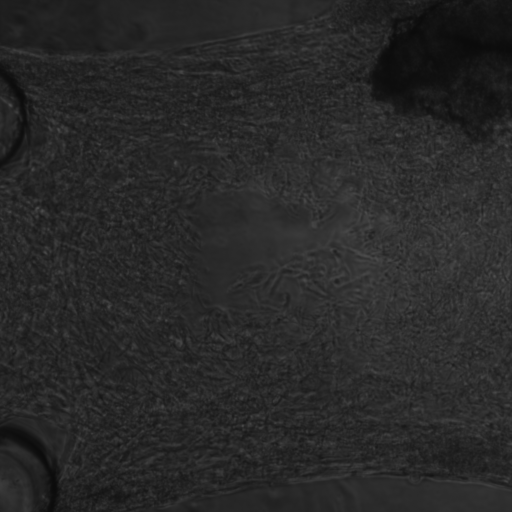
#> input picture tests/files/test_NikonEclipse_Evolve512_10X/ph1_images/0001.TIF, 512 x 512 px; its folder holds only this picture in this run
$ python -i segmentation.py   (imports and definitions only)
#> lines starting #> are read from the running program, lines starting #| are printed output that depends on the picture; after the words box and inside, x2 and y2 are one past the last pixel; in counts of white or black regions, pixels touching at a corner belong together
### src/woundcompute/compute_values.py
import cv2
import math
import numpy as np
from scipy.spatial import distance
from skimage.transform import rotate
from scipy import ndimage
from typing import List, Tuple, Union
from woundcompute import segmentation as seg


# [228 lines left out: functions compute_distance, compute_unit_vector, compute_distance_multi_point, box_to_unit_vec, box_to_center_points, insert_borders and 9 more, not called in this run]


def invert_rot_mat(rot_mat: np.ndarray) -> np.ndarray:
    inv_rot_mat = rot_mat.transpose()
    return inv_rot_mat


# [58 lines left out: functions get_tissue_width, get_tissue_width_zoom, not called in this run]


# [42 lines of commented-out code are left out]


def compute_dist_line_pt(pt0, pt1, line):
    dist_all = ((line[:, 0] - pt0) ** 2.0 + (line[:, 1] - pt1) ** 2.0) ** 0.5
    return dist_all


# [633 lines left out: functions tissue_parameters, tissue_parameters_zoom, tissue_parameters_all, check_broken_tissue, split_into_four_corners_with_pillars, obtain_tissue_quarters_area and 17 more, not called in this run]


def compute_dark_pixels_ratio_at_mask_edge(mask, gray_image):

    # Find edges of the mask
    mask_edges = cv2.Canny((mask * 255).astype(np.uint8), 50, 150)

    # Get intensity values at mask edges
    edge_coords = np.where(mask_edges > 0)
    if len(edge_coords[0]) == 0:
        return False

    edge_intensities = gray_image[edge_coords]

    # Use threshold Otsu to separate the dark and light pixels
    edge_otsu_val = seg.threshold_otsu(edge_intensities)
    edge_otsu_dark = edge_intensities < edge_otsu_val

    # Calculate dark pixel ratio
    dark_pixel_ratio = np.sum(edge_otsu_dark) / len(edge_otsu_dark)

    return dark_pixel_ratio

### src/woundcompute/segmentation.py
import cv2
import numpy as np
from scipy import ndimage
from scipy.spatial import distance_matrix
from skimage import exposure, img_as_ubyte
from skimage import measure, morphology, draw
from sklearn.cluster import KMeans
from skimage.filters import gabor_kernel,threshold_otsu,threshold_multiotsu,rank,sobel
from skimage.measure import label, regionprops, CircleModel
from sklearn.metrics import silhouette_score
from typing import List, Union, Tuple
from woundcompute import compute_values as com
from woundcompute import texture_tracking as tt


# [1346 lines left out: functions uint16_to_uint8, thresh_img_local, apply_median_filter, apply_gaussian_filter, compute_otsu_thresh, apply_otsu_thresh and 62 more, not called in this run]


def area_triangle_3_pts(x0, x1, x2, y0, y1, y2):
    area = np.abs((x1 * y0 - x0 * y1) + (x2 * y1 - x1 * y2) + (x0 * y2 - x2 * y0)) / 2.0
    return area


# [454 lines left out: functions point_in_box, regions_in_box, regions_in_box_all, get_most_similar_area_region, leverage_pillars_for_wound_seg, mask_all_with_pillars and 13 more, not called in this run]

>>> import cv2
>>> picture = cv2.imread('../../tests/files/test_NikonEclipse_Evolve512_10X/ph1_images/0001.TIF', cv2.IMREAD_GRAYSCALE)
#> picture is the input picture: shape (512, 512); min 11, max 79, mean 40.4
>>> result = get_pillar_mask_list_no_tissue(picture)
#> in apply_lowest_thresh_multiotsu, `hist,bin_edges = np.histogram(array,bins=nbins)`: hist = 256 values, max 13066 at index 105, min 0 at index 1, mean 1024; bin_edges = 257 values from 11 to 79
#> in apply_lowest_thresh_multiotsu, `bin_thresholded_inds = threshold_multiotsu(classes=n_classes,nbins=nbi..`: bin_thresholded_inds = [56, 101, 135]
#> in apply_lowest_thresh_multiotsu, `bin_img = array < bin_edges[bin_thresholded_inds[0]]`:
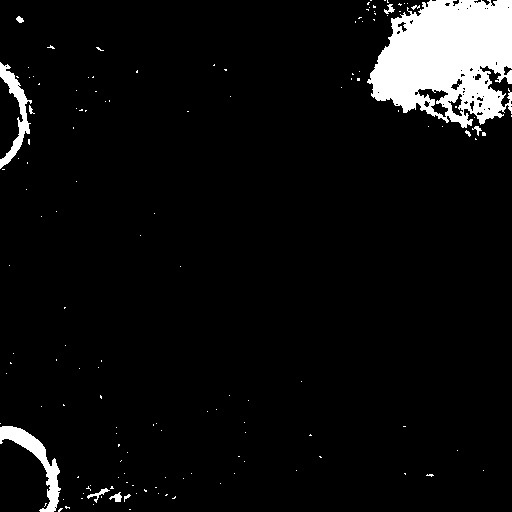
#> bin_img: shape (512, 512) bool; 6.1% white; 143 white regions (131 under 20 px)
#> in get_region_props, `label_image = label(array)`:
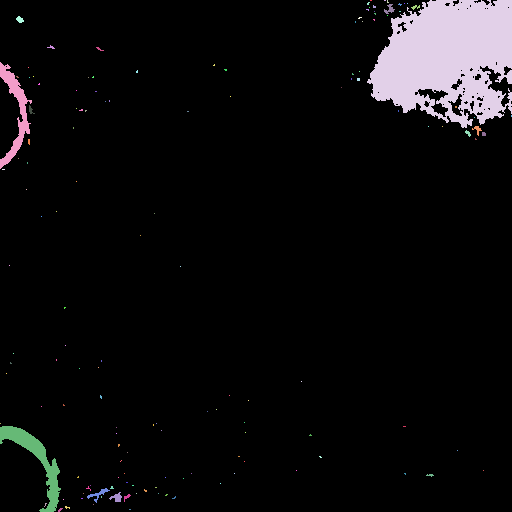
#> label_image: shape (512, 512) int32; 144 distinct labels, from 0 to 143; one colour per label, 0 black
#> in get_region_props, `region_props = regionprops(label_image)`: region_props = 143 regions; largest, box (x1, y1, x2, y2) and area: (367, 0, 512, 128) 13010, (0, 426, 61, 512) 1338, (0, 62, 32, 169) 982, (87, 488, 110, 503) 89, (109, 492, 122, 502) 67
#> the loop in get_largest_regions, `for region in region_props:` made 143 passes
#> after the loop in get_largest_regions, `for region in region_props:`: area_list = 143 values, max 13010 at index 3, min 1 at index 6, mean 112.4
#> in get_largest_regions, `ranked = np.argsort(area_list)[::-1]`: ranked = 143 values, max 142 at index 67, min 0 at index 68, mean 71
#> in get_largest_regions, `num_to_return = np.min([len(ranked), num_regions])`: num_to_return = 20
#> the loop in get_largest_regions, `for kk in range(0, num_to_return):` made 20 passes
#> after the loop in get_largest_regions, `for kk in range(0, num_to_return):`: regions_list = 20 regions; largest, box (x1, y1, x2, y2) and area: (367, 0, 512, 128) 13010, (0, 426, 61, 512) 1338, (0, 62, 32, 169) 982, (87, 488, 110, 503) 89, (109, 492, 122, 502) 67
#> in get_pillar_mask_list_no_tissue, `regions_largest_list = get_largest_regions(region_props, 20)`: regions_largest_list has the same summary as regions_list in get_largest_regions
#> the loop in get_roundest_regions_with_area_constraints, `for region in region_props:` made 20 passes
#> after the loop in get_roundest_regions_with_area_constraints, `for region in region_props:`: eccentricity_list = [0.584, 0.958, 0.967, 2, 2, 2, 2, 2, 2, 2, 2, 2, 2, 2, 2, 2, 2, 2, 2, 2]
#> in get_roundest_regions_with_area_constraints, `ranked = np.argsort(eccentricity_list)`: ranked = 20 values, max 19 at index 19, min 0 at index 0, mean 9.5
#> in get_roundest_regions_with_area_constraints, `num_to_return = np.min([len(ranked), num_regions])`: num_to_return = 6
#> the loop in get_roundest_regions_with_area_constraints, `for kk in range(0, num_to_return):` made 6 passes
#> after the loop in get_roundest_regions_with_area_constraints, `for kk in range(0, num_to_return):`: regions_list = 1 regions; box (x1, y1, x2, y2) and area: (367, 0, 512, 128) 13010
#> in get_pillar_mask_list_no_tissue, `regions_roundest_list = get_roundest_regions_with_area_constraints( re..`: regions_roundest_list has the same summary as regions_list in get_roundest_regions_with_area_constraints
#> in get_pillar_mask_list_no_tissue, `selected_regions_list=regions_roundest_list`: selected_regions_list has the same summary as regions_list in get_roundest_regions_with_area_constraints
#> the loop in get_pillar_mask_list_no_tissue, `for kk in range(0, len(selected_regions_list)):` made 1 pass
#> after the loop in get_pillar_mask_list_no_tissue, `for kk in range(0, len(selected_regions_list)):`: initial_pillar_mask_list = 1 item
#> in remove_repeat_masks, `num_pm = len(pillar_mask_list)`: num_pm = 1
#> after the loop in remove_repeat_masks, `for i in range(num_pm):`: to_remove = 0 items
#> in remove_repeat_masks, `new_pillar_mask_list = [pillar_mask_list[i] for i in range(num_pm) if ..`: new_pillar_mask_list = 1 item
#> the loop in contour_all, `for mask in mask_list:` made 1 pass
#> after the loop in contour_all, `for mask in mask_list:`: contour_list = 1 point arrays, longest 345 points
#> the loop in contour_to_mask_all, `for contour in contour_list:` made 1 pass
#> pass 1, in contour_to_mask, `mask = (mask > 0).astype("uint8")`:
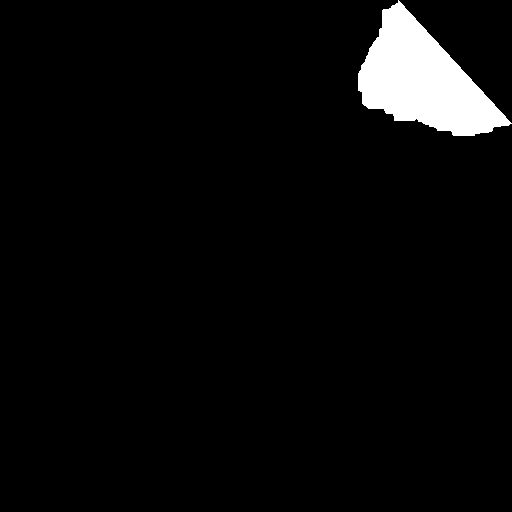
#> mask: shape (512, 512); values 0 (black) and 1 (white), 4.1% white; 1 white region, box (x1, y1, x2, y2) and area: (358, 0, 512, 136) 10736
#> after the loop in contour_to_mask_all, `for contour in contour_list:`: masks_list = 1 item
#> the loop in erode_pillar_masks_to_pillar_edges, `for mask in masks:` made 1 pass
#> pass 1, in compute_dark_pixels_ratio_at_mask_edge (call 4), `mask_edges = cv2.Canny((mask * 255).astype(np.uint8), 50, 150)`:
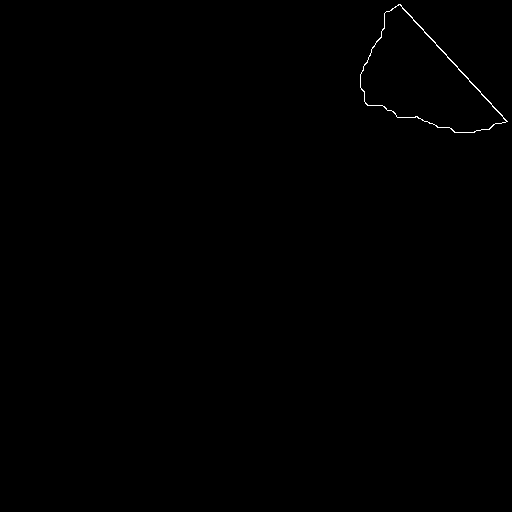
#> mask_edges: shape (512, 512); 0.19% white in thin lines or dots, all inside (x1, y1, x2, y2) = (360, 4, 508, 133)
#> after the loop in erode_pillar_masks_to_pillar_edges, `for mask in masks:`:
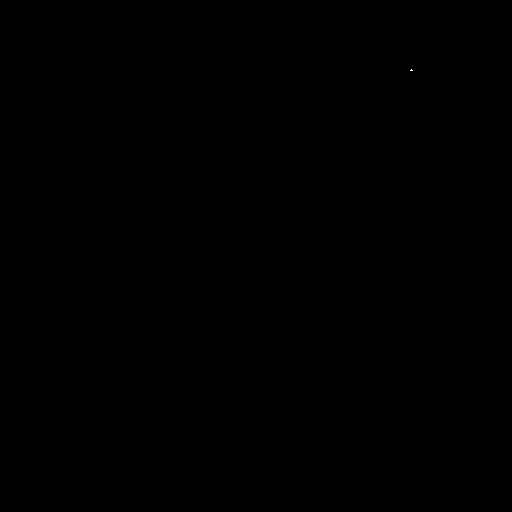
#> eroded_mask: shape (512, 512); values 0 (black) and 1 (white), 0% white in thin lines or dots, all inside (x1, y1, x2, y2) = (410, 69, 413, 71)
#> after the loop in erode_pillar_masks_to_pillar_edges, `for mask in masks:`:
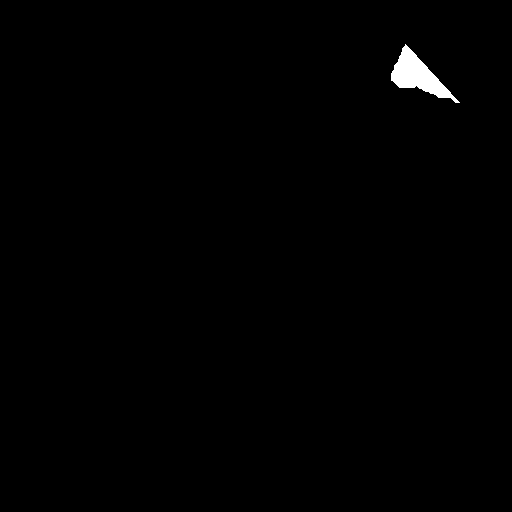
#> selected_mask: shape (512, 512) bool; 0.59% white; 1 white region, box (x1, y1, x2, y2) and area: (391, 44, 460, 103) 1534
#> the loop in get_pillar_mask_list_no_tissue, `for kk in range(len(eroded_to_edge_pms)):` made 1 pass
#> pass 1, in dilate_region, `kernel = cv2.getStructuringElement(cv2.MORPH_ELLIPSE, (diameter,diamet..`:
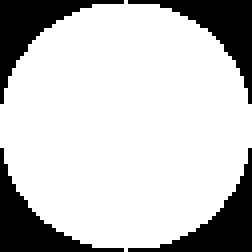
#> kernel: shape (63, 63) (shown 4 times larger); values 0 (black) and 1 (white), 77.6% white; 4 black regions, box (x1, y1, x2, y2) and area: (0, 0, 31, 26) 222, (32, 0, 63, 26) 222, (0, 37, 31, 63) 222, (32, 37, 63, 63) 222
#> after the loop in get_pillar_mask_list_no_tissue, `for kk in range(len(eroded_to_edge_pms)):`: mask_centroids_list = []
#> (the run stopped early here; a loop or call above may not have finished)

$ run again, on tests/files/test_NikonEclipse_Evolve512_10X/ph1_images/0002.TIF
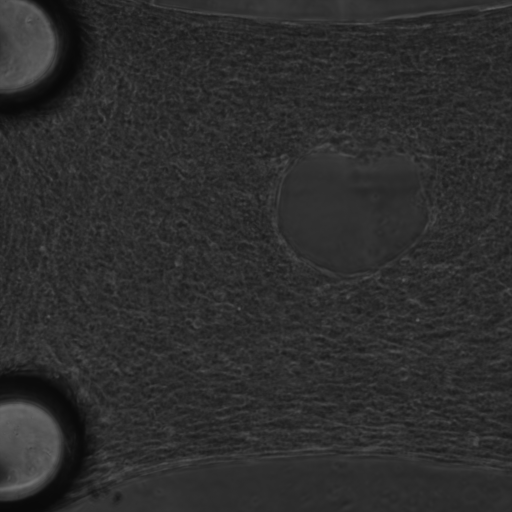
#> input picture tests/files/test_NikonEclipse_Evolve512_10X/ph1_images/0002.TIF, 512 x 512 px
#> picture is the input picture: shape (512, 512); min 9, max 112, mean 45.2
#> hist = 256 values, max 17437 at index 89, min 0 at index 1, mean 1024; bin_edges = 257 values from 9 to 112
#> bin_thresholded_inds = [47, 89, 136]
#> bin_img: shape (512, 512) bool; 3.8% white; 54 white regions (51 under 20 px)
#> label_image: shape (512, 512) int32; 55 distinct labels, from 0 to 54
#> in get_region_props, `region_props = regionprops(label_image)`: region_props = 54 regions; largest, box (x1, y1, x2, y2) and area: (0, 368, 96, 512) 5271, (0, 0, 94, 130) 4547, (37, 369, 45, 373) 20, (0, 397, 11, 400) 19, (89, 490, 96, 494) 14
#> the loop in get_largest_regions, `for region in region_props:` made 54 passes
#> after the loop in get_largest_regions, `for region in region_props:`: area_list = 54 values, max 5271 at index 37, min 1 at index 1, mean 185.1
#> in get_largest_regions, `ranked = np.argsort(area_list)[::-1]`: ranked = 54 values, max 53 at index 28, min 0 at index 1, mean 26.5
#> in get_largest_regions, `num_to_return = np.min([len(ranked), num_regions])`: num_to_return = 20
#> the loop in get_largest_regions, `for kk in range(0, num_to_return):` made 20 passes
#> after the loop in get_largest_regions, `for kk in range(0, num_to_return):`: regions_list = 20 regions; largest, box (x1, y1, x2, y2) and area: (0, 368, 96, 512) 5271, (0, 0, 94, 130) 4547, (37, 369, 45, 373) 20, (0, 397, 11, 400) 19, (89, 490, 96, 494) 14
#> regions_largest_list has the same summary as regions_list in get_largest_regions
#> the loop in get_roundest_regions_with_area_constraints, `for region in region_props:` made 20 passes
#> after the loop in get_roundest_regions_with_area_constraints, `for region in region_props:`: eccentricity_list = [0.861, 0.919, 2, 2, 2, 2, 2, 2, 2, 2, 2, 2, 2, 2, 2, 2, 2, 2, 2, 2]
#> in get_roundest_regions_with_area_constraints, `ranked = np.argsort(eccentricity_list)`: ranked = 20 values, max 19 at index 19, min 0 at index 0, mean 9.5
#> in get_roundest_regions_with_area_constraints, `num_to_return = np.min([len(ranked), num_regions])`: num_to_return = 6
#> the loop in get_roundest_regions_with_area_constraints, `for kk in range(0, num_to_return):` made 6 passes
#> after the loop in get_roundest_regions_with_area_constraints, `for kk in range(0, num_to_return):`: regions_list = []
#> regions_roundest_list = 20 regions; largest, box (x1, y1, x2, y2) and area: (0, 368, 96, 512) 5271, (0, 0, 94, 130) 4547, (37, 369, 45, 373) 20, (0, 397, 11, 400) 19, (89, 490, 96, 494) 14
#> after the loop in get_regions_near_box_corners, `for kk in range(0, len(box)):`: selected_regions = 4 regions; box (x1, y1, x2, y2) and area: (0, 368, 96, 512) 5271, (0, 0, 94, 130) 4547, (153, 17, 157, 20) 7, (506, 435, 509, 437) 4
#> selected_regions_list has the same summary as selected_regions in get_regions_near_box_corners
#> the loop in get_pillar_mask_list_no_tissue, `for kk in range(0, len(selected_regions_list)):` made 4 passes
#> after the loop in get_pillar_mask_list_no_tissue, `for kk in range(0, len(selected_regions_list)):`: initial_pillar_mask_list = 4 items
#> num_pm = 4
#> after the loop in remove_repeat_masks, `for i in range(num_pm):`: to_remove = 0 items
#> new_pillar_mask_list = 4 items
#> the loop in contour_all, `for mask in mask_list:` made 4 passes
#> after the loop in contour_all, `for mask in mask_list:`: contour_list = 4 point arrays, longest 286 points
#> the loop in contour_to_mask_all, `for contour in contour_list:` made 4 passes
#> after the loop in contour_to_mask_all, `for contour in contour_list:`: masks_list = 4 items
#> the loop in erode_pillar_masks_to_pillar_edges, `for mask in masks:` made 4 passes
#> after the loop in erode_pillar_masks_to_pillar_edges, `for mask in masks:`:
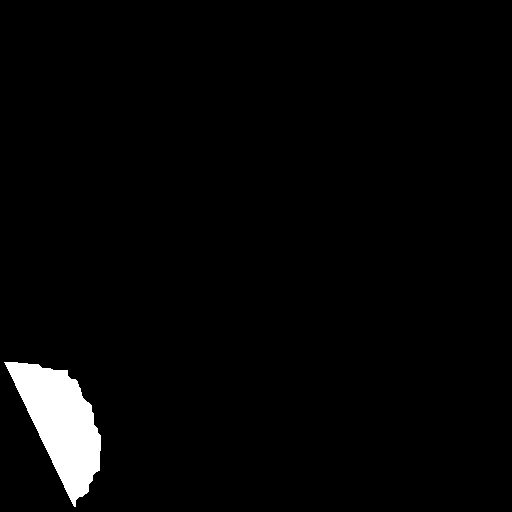
#> eroded_mask: shape (512, 512); values 0 (black) and 1 (white), 2.7% white; 1 white region, box (x1, y1, x2, y2) and area: (4, 362, 101, 507) 6984
#> the loop in get_pillar_mask_list_no_tissue, `for kk in range(len(eroded_to_edge_pms)):` made 4 passes
#> after the loop in get_pillar_mask_list_no_tissue, `for kk in range(len(eroded_to_edge_pms)):`: mask_centroids_list = [[80, 61], [26, 153], [434, 491], [426, 59]]
#> in sort_points_counterclockwise, `center = np.mean(points, axis=0)`: center = [241.5, 191]
#> vectors = [[-161.5, -130], [-215.5, -38], [192.5, 300], [184.5, -132]]
#> angles = [-2.46, -2.97, 1, -0.621]
#> sorted_indices = [1, 0, 3, 2]
#> sorted_mask_centroids_arr = [[26, 153], [80, 61], [426, 59], [434, 491]]
#> the loop in create_circular_masks, `for center in centers:` made 4 passes
#> after the loop in create_circular_masks, `for center in centers:`: masks = 4 items
#> the loop in create_circular_masks (call 2), `for center in centers:` made 4 passes
#> the loop in get_pillar_mask_list_no_tissue, `for nn in range(len(big_circular_masks)):` made 4 passes
#> after the loop in get_pillar_mask_list_no_tissue, `for nn in range(len(big_circular_masks)):`:
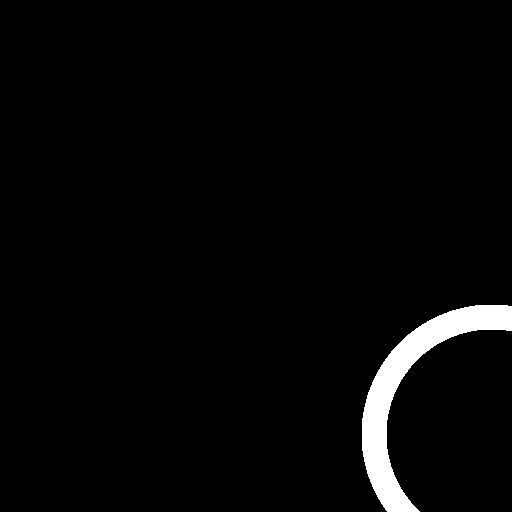
#> pillar_mask: shape (512, 512); values 0 (black) and 1 (white), 2.8% white; 1 white region, box (x1, y1, x2, y2) and area: (362, 305, 512, 512) 7240
